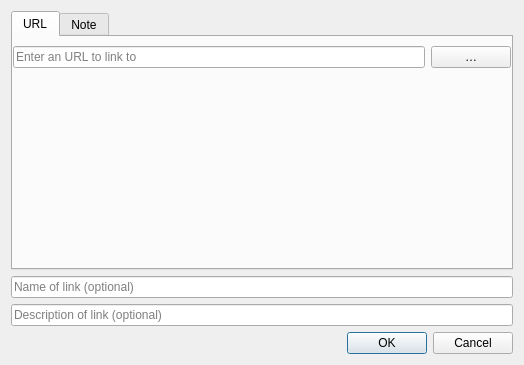
<?xml version="1.0" encoding="UTF-8"?>
<ui version="4.0">
 <class>LinkDialog</class>
 <widget class="QDialog" name="LinkDialog">
  <property name="geometry">
   <rect>
    <x>0</x>
    <y>0</y>
    <width>524</width>
    <height>365</height>
   </rect>
  </property>
  <property name="windowTitle">
   <string>Link an url or note</string>
  </property>
  <property name="windowIcon">
   <iconset theme="insert-link" resource="../breeze-pkbsuite.qrc">
    <normaloff>:/icons/breeze-pkbsuite/16x16/insert-link.svg</normaloff>:/icons/breeze-pkbsuite/16x16/insert-link.svg</iconset>
  </property>
  <layout class="QGridLayout" name="gridLayout">
   <item row="0" column="0">
    <layout class="QVBoxLayout" name="verticalLayout">
     <item>
      <widget class="QTabWidget" name="tabWidget">
       <property name="sizePolicy">
        <sizepolicy hsizetype="Expanding" vsizetype="Expanding">
         <horstretch>0</horstretch>
         <verstretch>0</verstretch>
        </sizepolicy>
       </property>
       <property name="currentIndex">
        <number>0</number>
       </property>
       <widget class="QWidget" name="urlTab">
        <attribute name="title">
         <string notr="true">URL</string>
        </attribute>
        <layout class="QGridLayout" name="gridLayout_2">
         <property name="leftMargin">
          <number>0</number>
         </property>
         <property name="rightMargin">
          <number>0</number>
         </property>
         <property name="bottomMargin">
          <number>0</number>
         </property>
         <item row="1" column="1">
          <widget class="QLineEdit" name="urlEdit">
           <property name="statusTip">
            <string>Enter URL</string>
           </property>
           <property name="whatsThis">
            <string/>
           </property>
           <property name="accessibleName">
            <string/>
           </property>
           <property name="placeholderText">
            <string>Enter an URL to link to</string>
           </property>
           <property name="clearButtonEnabled">
            <bool>true</bool>
           </property>
          </widget>
         </item>
         <item row="2" column="1" colspan="2">
          <spacer name="verticalSpacer">
           <property name="orientation">
            <enum>Qt::Vertical</enum>
           </property>
           <property name="sizeHint" stdset="0">
            <size>
             <width>20</width>
             <height>0</height>
            </size>
           </property>
          </spacer>
         </item>
         <item row="1" column="2">
          <widget class="QPushButton" name="fileUrlButton">
           <property name="toolTip">
            <string>Select local file or directory to link to</string>
           </property>
           <property name="text">
            <string notr="true">…</string>
           </property>
          </widget>
         </item>
        </layout>
       </widget>
       <widget class="QWidget" name="noteTab">
        <attribute name="title">
         <string>Note</string>
        </attribute>
        <layout class="QVBoxLayout" name="verticalLayout_2">
         <property name="leftMargin">
          <number>0</number>
         </property>
         <property name="rightMargin">
          <number>0</number>
         </property>
         <property name="bottomMargin">
          <number>0</number>
         </property>
         <item>
          <widget class="QLineEdit" name="searchLineEdit">
           <property name="toolTip">
            <string>Search for notes or create new notes by entering text and pressing return</string>
           </property>
           <property name="styleSheet">
            <string notr="true">QLineEdit {
	border: 1px solid lightgray;
	border-radius: 5px;
	padding: 2px 5px 2px 25px;
	background-image: url(:/images/search.png);
	background-repeat: no-repeat;
	background-position: center left;
	margin-right: 0px;
}
</string>
           </property>
           <property name="placeholderText">
            <string>Search for a note to link to</string>
           </property>
           <property name="clearButtonEnabled">
            <bool>true</bool>
           </property>
          </widget>
         </item>
         <item>
          <widget class="QListWidget" name="notesListWidget"/>
         </item>
        </layout>
       </widget>
      </widget>
     </item>
     <item>
      <widget class="QLineEdit" name="nameLineEdit">
       <property name="statusTip">
        <string>Enter the name of the link (optional)</string>
       </property>
       <property name="placeholderText">
        <string>Name of link (optional)</string>
       </property>
       <property name="clearButtonEnabled">
        <bool>true</bool>
       </property>
      </widget>
     </item>
     <item>
      <widget class="QLineEdit" name="descriptionLineEdit">
       <property name="statusTip">
        <string>Enter a description for the link (optional)</string>
       </property>
       <property name="placeholderText">
        <string>Description of link (optional)</string>
       </property>
       <property name="clearButtonEnabled">
        <bool>true</bool>
       </property>
      </widget>
     </item>
    </layout>
   </item>
   <item row="1" column="0">
    <widget class="QDialogButtonBox" name="buttonBox">
     <property name="orientation">
      <enum>Qt::Horizontal</enum>
     </property>
     <property name="standardButtons">
      <set>QDialogButtonBox::Cancel|QDialogButtonBox::Ok</set>
     </property>
    </widget>
   </item>
  </layout>
 </widget>
 <tabstops>
  <tabstop>urlEdit</tabstop>
  <tabstop>fileUrlButton</tabstop>
  <tabstop>nameLineEdit</tabstop>
  <tabstop>descriptionLineEdit</tabstop>
  <tabstop>tabWidget</tabstop>
  <tabstop>searchLineEdit</tabstop>
  <tabstop>notesListWidget</tabstop>
 </tabstops>
 <resources>
  <include location="../breeze-pkbsuite.qrc"/>
 </resources>
 <connections>
  <connection>
   <sender>buttonBox</sender>
   <signal>accepted()</signal>
   <receiver>LinkDialog</receiver>
   <slot>accept()</slot>
   <hints>
    <hint type="sourcelabel">
     <x>262</x>
     <y>516</y>
    </hint>
    <hint type="destinationlabel">
     <x>157</x>
     <y>274</y>
    </hint>
   </hints>
  </connection>
  <connection>
   <sender>buttonBox</sender>
   <signal>rejected()</signal>
   <receiver>LinkDialog</receiver>
   <slot>reject()</slot>
   <hints>
    <hint type="sourcelabel">
     <x>330</x>
     <y>516</y>
    </hint>
    <hint type="destinationlabel">
     <x>286</x>
     <y>274</y>
    </hint>
   </hints>
  </connection>
 </connections>
</ui>
